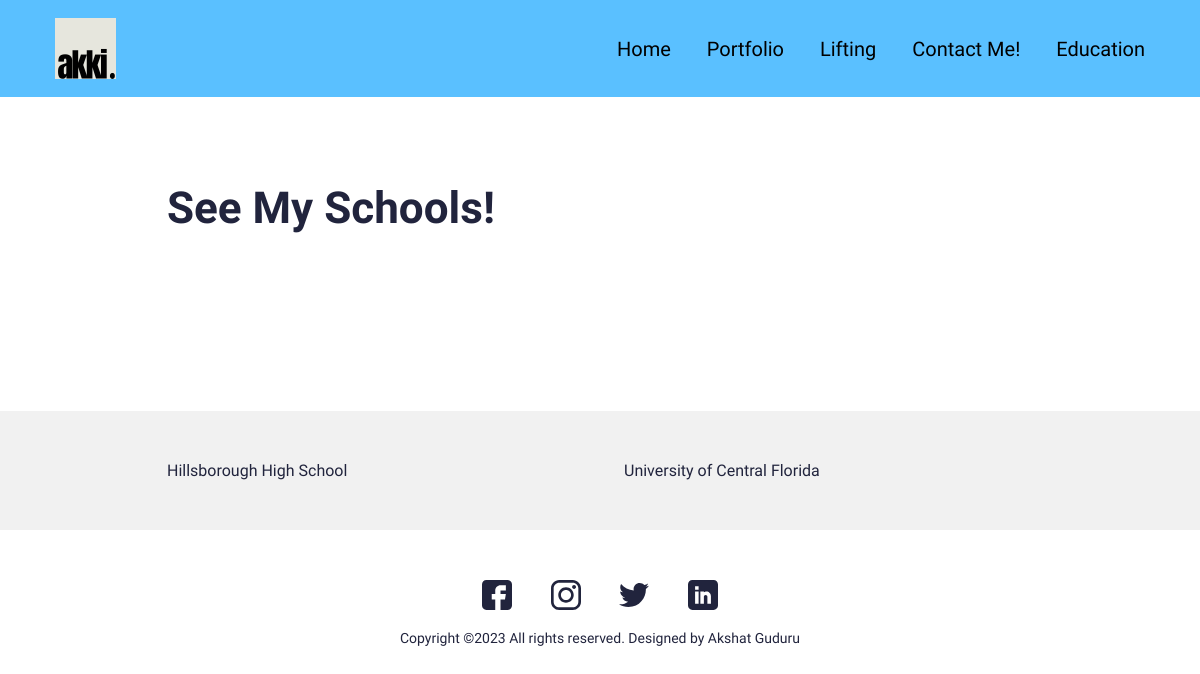
The app's page /education/ with its own data.
### static/main/models.py (models this page shows, shortened)
class Education(models.Model):
    class Meta:
        verbose_name_plural="Educations"
        verbose_name="Education"
    year = models.DateField(blank=True, null=True)
    name = models.CharField(max_length=150, blank=True, null=True)
    skills = models.ManyToManyField(Skill, null=True)
    slug=models.SlugField(null=True, blank=True)
    body = RichTextField(blank=True, null=True)
    is_active=models.BooleanField(default=True)

### static/main/views.py (the view)
# urls.py: path('education/', views.EducationView.as_view(), name="educations"),
class EducationView(generic.ListView):
     model=Education
     template_name="main/education.html"
     paginate_by=10
     def get_queryset(self) -> QuerySet[Any]:
          return super().get_queryset().filter(is_active=True)

### resume/context_processors.py (called while the page is built)
def project_context(request):
    context={
        'me': User.objects.first(),
    }
    return context

### static/main/templates/main/education.html (shortened to what this page needs)
{% extends 'main/base.html' %}
{% load static %}
{% block content %}
<section>
    <div class="innerPageBannerCol">
        <div class="container">
            <div class="row g-4 g-md-3 align-items-center">
                <div class="col-md-6">
                    <div class="bannerContent">
                        <h1 class="xlTitle pb-md-3">See My Schools!</h1>
                </div>
            </div>
        </div>
    </div>
</section>
<section>
    <div class="lightBg">
        <div class="container">
            <div class="portfolioContentMain">
                <div class="row g-3 g-md-4 g-lg-5 educationRow">
                    {% for object in object_list %}
                    <div class="col-md-6 pColMain">
                        <div class="pCol">
                            <a href="{% url 'main:education' slug=object.slug %}">
                                {{object.name}}
                            </a>
                        </div>
                    </div>
                    {% endfor %}
                </div>
            </div>
        </div>
    </div>
</section>
{% endblock %}

### static/css/style.css (style rules this page uses)
:root { --primaryColor: #22bdff; --primaryDarkColor: #3D0048; --primaryHoverColor: #900AA8; --secondaryColor: #5ac0ff; --baseColor: #21243D; --baseFont: 'Heebo', sans-serif; --titleFont: 'Courier Prime', monospace; --regular: 400; --medium: 500; --bold: 700; --black: 900; --lightBg: #F1F1F1; }
html { scroll-behavior: smooth; }
body { font-family: var(--baseFont); color: var(--baseColor); line-height: normal; }
a { color: inherit; }
a, .btn { -webkit-transition: all 300ms ease-in-out 0s; -o-transition: all 300ms ease-in-out 0s; transition: all 300ms ease-in-out 0s; text-decoration: none; }
.lightBg { background-color: var(--lightBg); }
.xlTitle { font-size: 44px; line-height: 1.3; font-weight: var(--bold); font-family: var(--titleFont) }
.innerPageBannerCol { padding: 180px 0 150px; }
.portfolioContentMain { position: relative; z-index: 1; padding: 50px 0 ; }
.pCol { height: 100%; }
@media (min-width:992px) { .container, .container-lg, .container-md, .container-sm, .container-xl, .container-xxl { max-width: 890px; } }

### records on screen
Education: name "Hillsborough High School"
Education: name "University of Central Florida"
